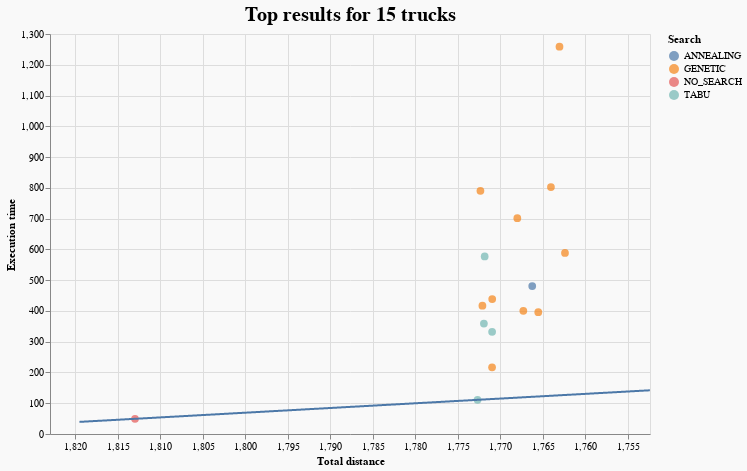

Write notebook code for a chart like this one.
### Code cell
plot_results(top_greedy_15, top_tooltips, title="Top results for 15 trucks").properties(
    width=600, height=400, background="#F9F9F9"
)

### Figure 1 — Vega-Lite specification as saved in the notebook (floating-point values rounded to 4 significant figures; data arrays with more than 128 entries replaced by an {"elided": "..."} marker saying what was removed)
{"config": {"view": {"continuousWidth": 400, "continuousHeight": 300}}, "layer": [{"data": {"name": "data-b3b62b9996d70e39ca7b6b722510cf4f"}, "mark": {"type": "circle", "size": 60}, "encoding": {"color": {"field": "search", "title": "Search", "type": "nominal"}, "tooltip": [{"field": "heuristic", "title": "Heuristic", "type": "nominal"}, {"field": "search", "title": "Search", "type": "nominal"}, {"field": "base_solution", "title": "Base solution", "type": "nominal"}, {"field": "iterations", "title": "Iterations", "type": "quantitative"}, {"field": "TotalDistance", "title": "Total distance", "type": "quantitative"}, {"field": "execution_time", "title": "Execution time", "type": "quantitative"}, {"field": "population_size", "title": "Population size", "type": "quantitative"}, {"field": "mutation_probability", "title": "Mutation probability", "type": "quantitative"}, {"field": "temp_coef", "title": "Temp coef", "type": "quantitative"}, {"field": "tabu_queue_coef", "title": "Queue coef", "type": "quantitative"}], "x": {"field": "TotalDistance", "scale": {"domain": [1823.0, 1752.0]}, "title": "Total distance", "type": "quantitative"}, "y": {"field": "execution_time", "scale": {"domain": [39.37, 1269.0]}, "title": "Execution time", "type": "quantitative"}}, "title": {"text": "Top results for 15 trucks", "anchor": "middle", "fontSize": 20}}, {"data": {"name": "data-16fa40cac5ebc638502bad168c8b34b3"}, "mark": "line", "encoding": {"x": {"field": "x", "scale": {"domain": [1823.0, 1752.0]}, "type": "quantitative"}, "y": {"field": "y", "type": "quantitative"}}}], "background": "#F9F9F9", "height": 400, "width": 600, "$schema": "https://vega.github.io/schema/vega-lite/v4.17.0.json", "datasets": {"data-b3b62b9996d70e39ca7b6b722510cf4f": [{"index": 184.0, "Unnamed: 0": 184, "base_solution": "SIMPLE_GREEDY", "heuristic": "ANY_MOVE_EXPORTATION", "search": "GENETIC", "iterations": 400.0, "temp_coef": null, "population_size": 10.0, "mutation_probability": 0.1, "tabu_queue_coef": null, "swap_any_to_generate": null, "TotalDistance": 1762.0, "TotalTime": 6.585, "UnusedTrucksCount": 0, "OrphansCount": 0, "execution_time": 588.6, "TotalFuel": 440.6, "TrucksCount": 15, "Relation": 0.0938}, {"index": 207.0, "Unnamed: 0": 207, "base_solution": "SIMPLE_GREEDY", "heuristic": "ANY_MOVE_EXPORTATION", "search": "GENETIC", "iterations": 400.0, "temp_coef": null, "population_size": 20.0, "mutation_probability": 0.1, "tabu_queue_coef": null, "swap_any_to_generate": null, "TotalDistance": 1763.0, "TotalTime": 6.565, "UnusedTrucksCount": 0, "OrphansCount": 0, "execution_time": 1259.0, "TotalFuel": 440.8, "TrucksCount": 15, "Relation": 0.04128}, {"index": 153.0, "Unnamed: 0": 153, "base_solution": "SIMPLE_GREEDY", "heuristic": "ANY_MOVE_EXPORTATION", "search": "GENETIC", "iterations": 400.0, "temp_coef": null, "population_size": 20.0, "mutation_probability": 0.3, "tabu_queue_coef": null, "swap_any_to_generate": null, "TotalDistance": 1764.0, "TotalTime": 6.565, "UnusedTrucksCount": 0, "OrphansCount": 0, "execution_time": 802.7, "TotalFuel": 441.0, "TrucksCount": 15, "Relation": 0.06494}, {"index": 145.0, "Unnamed: 0": 145, "base_solution": "SIMPLE_GREEDY", "heuristic": "ANY_MOVE_EXPORTATION_FIXED2", "search": "GENETIC", "iterations": 400.0, "temp_coef": null, "population_size": 10.0, "mutation_probability": 0.1, "tabu_queue_coef": null, "swap_any_to_generate": null, "TotalDistance": 1766.0, "TotalTime": 6.611, "UnusedTrucksCount": 0, "OrphansCount": 0, "execution_time": 395.7, "TotalFuel": 441.4, "TrucksCount": 15, "Relation": 0.137}, {"index": 176.0, "Unnamed: 0": 176, "base_solution": "SIMPLE_GREEDY", "heuristic": "ANY_MOVE_EXPORTATION", "search": "ANNEALING", "iterations": 5000.0, "temp_coef": 1e-05, "population_size": null, "mutation_probability": null, "tabu_queue_coef": null, "swap_any_to_generate": null, "TotalDistance": 1766.0, "TotalTime": 6.543, "UnusedTrucksCount": 0, "OrphansCount": 0, "execution_time": 480.9, "TotalFuel": 441.6, "TrucksCount": 15, "Relation": 0.1083}, {"index": 9.0, "Unnamed: 0": 9, "base_solution": "SIMPLE_GREEDY", "heuristic": "ANY_MOVE_EXPORTATION", "search": "GENETIC", "iterations": 400.0, "temp_coef": null, "population_size": 10.0, "mutation_probability": 0.3, "tabu_queue_coef": null, "swap_any_to_generate": null, "TotalDistance": 1767.0, "TotalTime": 6.592, "UnusedTrucksCount": 0, "OrphansCount": 0, "execution_time": 400.3, "TotalFuel": 441.8, "TrucksCount": 15, "Relation": 0.1301}, {"index": 193.0, "Unnamed: 0": 193, "base_solution": "SIMPLE_GREEDY", "heuristic": "ANY_MOVE_EXPORTATION_FIXED2", "search": "GENETIC", "iterations": 400.0, "temp_coef": null, "population_size": 20.0, "mutation_probability": 0.1, "tabu_queue_coef": null, "swap_any_to_generate": null, "TotalDistance": 1768.0, "TotalTime": 6.693, "UnusedTrucksCount": 0, "OrphansCount": 0, "execution_time": 701.5, "TotalFuel": 442.0, "TrucksCount": 15, "Relation": 0.06896}, {"index": 203.0, "Unnamed: 0": 203, "base_solution": "SIMPLE_GREEDY", "heuristic": "REMOVE_LOOPS_SWAP_ANY_EXPORTATION", "search": "GENETIC", "iterations": 400.0, "temp_coef": null, "population_size": 20.0, "mutation_probability": 0.1, "tabu_queue_coef": null, "swap_any_to_generate": null, "TotalDistance": 1771.0, "TotalTime": 6.581, "UnusedTrucksCount": 0, "OrphansCount": 0, "execution_time": 438.4, "TotalFuel": 442.7, "TrucksCount": 15, "Relation": 0.108}, {"index": 41.0, "Unnamed: 0": 41, "base_solution": "SIMPLE_GREEDY", "heuristic": "ANY_MOVE_EXPORTATION_FIXED2", "search": "TABU", "iterations": 500.0, "temp_coef": null, "population_size": null, "mutation_probability": null, "tabu_queue_coef": 0.3, "swap_any_to_generate": 500.0, "TotalDistance": 1771.0, "TotalTime": 6.669, "UnusedTrucksCount": 0, "OrphansCount": 0, "execution_time": 331.9, "TotalFuel": 442.7, "TrucksCount": 15, "Relation": 0.1487}, {"index": 270.0, "Unnamed: 0": 270, "base_solution": "SIMPLE_GREEDY", "heuristic": "ANY_MOVE_EXPORTATION", "search": "GENETIC", "iterations": 200.0, "temp_coef": null, "population_size": 10.0, "mutation_probability": 0.1, "tabu_queue_coef": null, "swap_any_to_generate": null, "TotalDistance": 1771.0, "TotalTime": 6.62, "UnusedTrucksCount": 0, "OrphansCount": 0, "execution_time": 216.7, "TotalFuel": 442.7, "TrucksCount": 15, "Relation": 0.251}, {"index": 260.0, "Unnamed: 0": 260, "base_solution": "SIMPLE_GREEDY", "heuristic": "ANY_MOVE_EXPORTATION", "search": "TABU", "iterations": 500.0, "temp_coef": null, "population_size": null, "mutation_probability": null, "tabu_queue_coef": 0.3, "swap_any_to_generate": 500.0, "TotalDistance": 1772.0, "TotalTime": 6.542, "UnusedTrucksCount": 0, "OrphansCount": 0, "execution_time": 577.2, "TotalFuel": 443.0, "TrucksCount": 15, "Relation": 0.07793}, {"index": 155.0, "Unnamed: 0": 155, "base_solution": "SIMPLE_GREEDY", "heuristic": "ANY_MOVE_SWAP", "search": "TABU", "iterations": 500.0, "temp_coef": null, "population_size": null, "mutation_probability": null, "tabu_queue_coef": 0.3, "swap_any_to_generate": 500.0, "TotalDistance": 1772.0, "TotalTime": 6.664, "UnusedTrucksCount": 0, "OrphansCount": 0, "execution_time": 359.0, "TotalFuel": 443.0, "TrucksCount": 15, "Relation": 0.1325}, {"index": 100.0, "Unnamed: 0": 100, "base_solution": "SIMPLE_GREEDY", "heuristic": "ANY_MOVE_EXPORTATION", "search": "GENETIC", "iterations": 200.0, "temp_coef": null, "population_size": 20.0, "mutation_probability": 0.1, "tabu_queue_coef": null, "swap_any_to_generate": null, "TotalDistance": 1772.0, "TotalTime": 6.599, "UnusedTrucksCount": 0, "OrphansCount": 0, "execution_time": 417.1, "TotalFuel": 443.0, "TrucksCount": 15, "Relation": 0.1111}, {"index": 67.0, "Unnamed: 0": 67, "base_solution": "SIMPLE_GREEDY", "heuristic": "REMOVE_LOOPS_MOVE_EXPORTATION", "search": "GENETIC", "iterations": 400.0, "temp_coef": null, "population_size": 20.0, "mutation_probability": 0.1, "tabu_queue_coef": null, "swap_any_to_generate": null, "TotalDistance": 1772.0, "TotalTime": 6.642, "UnusedTrucksCount": 0, "OrphansCount": 0, "execution_time": 790.5, "TotalFuel": 443.1, "TrucksCount": 15, "Relation": 0.05482}, {"index": 214.0, "Unnamed: 0": 214, "base_solution": "SIMPLE_GREEDY", "heuristic": "ANY_MOVE_EXPORTATION", "search": "TABU", "iterations": 500.0, "temp_coef": null, "population_size": null, "mutation_probability": null, "tabu_queue_coef": 0.3, "swap_any_to_generate": null, "TotalDistance": 1773.0, "TotalTime": 6.63, "UnusedTrucksCount": 0, "OrphansCount": 0, "execution_time": 111.0, "TotalFuel": 443.2, "TrucksCount": 15, "Relation": 0.6533}, {"index": null, "Unnamed: 0": 283, "base_solution": "SIMPLE_GREEDY", "heuristic": null, "search": "NO_SEARCH", "iterations": null, "temp_coef": null, "population_size": null, "mutation_probability": null, "tabu_queue_coef": null, "swap_any_to_generate": null, "TotalDistance": 1813.0, "TotalTime": 6.926, "UnusedTrucksCount": 0, "OrphansCount": 0, "execution_time": 49.37, "TotalFuel": 453.2, "TrucksCount": 15, "Relation": 0.0}], "data-16fa40cac5ebc638502bad168c8b34b3": {"elided": "1028 records"}}}
